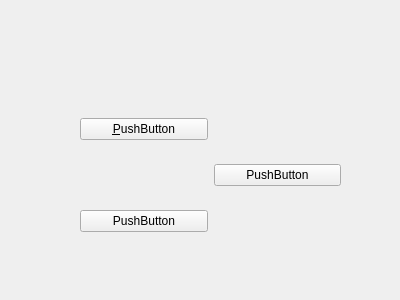
<?xml version="1.0" encoding="UTF-8"?>
<ui version="4.0">
 <class>Form</class>
 <widget class="QWidget" name="Form">
  <property name="geometry">
   <rect>
    <x>0</x>
    <y>0</y>
    <width>400</width>
    <height>300</height>
   </rect>
  </property>
  <property name="windowTitle">
   <string>Form</string>
  </property>
  <widget class="QWidget" name="gridLayoutWidget">
   <property name="geometry">
    <rect>
     <x>80</x>
     <y>100</y>
     <width>261</width>
     <height>151</height>
    </rect>
   </property>
   <layout class="QGridLayout" name="gridLayout">
    <item row="0" column="0">
     <widget class="QPushButton" name="pushButton">
      <property name="text">
       <string>&amp;PushButton</string>
      </property>
     </widget>
    </item>
    <item row="1" column="1">
     <widget class="QPushButton" name="pushButton_4">
      <property name="text">
       <string>PushButton</string>
      </property>
     </widget>
    </item>
    <item row="2" column="0">
     <widget class="QPushButton" name="pushButton_2">
      <property name="text">
       <string>PushButton</string>
      </property>
     </widget>
    </item>
   </layout>
  </widget>
 </widget>
 <resources/>
 <connections>
  <connection>
   <sender>pushButton</sender>
   <signal>clicked()</signal>
   <receiver>pushButton_4</receiver>
   <slot>hide()</slot>
   <hints>
    <hint type="sourcelabel">
     <x>149</x>
     <y>128</y>
    </hint>
    <hint type="destinationlabel">
     <x>277</x>
     <y>172</y>
    </hint>
   </hints>
  </connection>
  <connection>
   <sender>pushButton_2</sender>
   <signal>clicked()</signal>
   <receiver>pushButton_4</receiver>
   <slot>show()</slot>
   <hints>
    <hint type="sourcelabel">
     <x>131</x>
     <y>224</y>
    </hint>
    <hint type="destinationlabel">
     <x>309</x>
     <y>183</y>
    </hint>
   </hints>
  </connection>
 </connections>
 <slots>
  <slot>slot1()</slot>
 </slots>
</ui>
